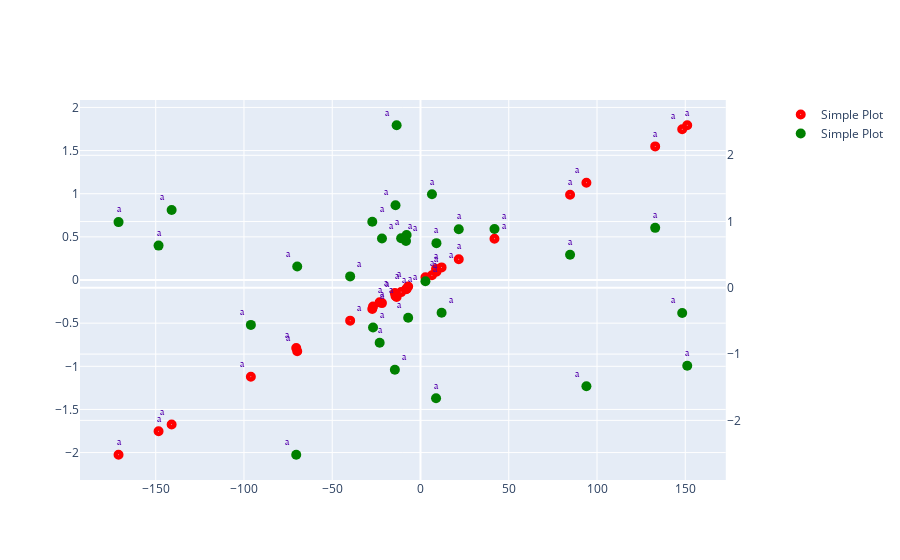

Write notebook code for a chart like this one.
### Code cell
fig = make_subplots(specs = [[{'secondary_y' : True}]])

fig.add_trace(go.Scatter(y = X[:, 0], 
                         x = y, mode = 'text+markers',
                         text = [('a')] * 30,
                         textposition = ['top left'] * 10 + ['top center'] * 10 + ['top right'] * 10,
                         textfont = {'color' : '#5603ad',
                                     'family' : 'Times New Roman',
                                     'size' : 10},
                         line = {'width' : 2, 
                                 'color' : 'green', 
                                  },
                         marker = {'size' : 10,
                                    'opacity' : 1,
                                     'color' : 'red', 
                                     'symbol' : 'circle-dot'},
                         name = 'Simple Plot'), secondary_y = False)
fig.add_trace(go.Scatter(y = X[:, 1], 
                         x = y, mode = 'text+markers',
                         text = [('a')] * 30,
                         textposition = ['top left'] * 10 + ['top center'] * 10 + ['top right'] * 10,
                         textfont = {'color' : '#5603ad',
                                     'family' : 'Times New Roman',
                                     'size' : 10},
                         line = {'width' : 2, 
                                 'color' : 'green', 
                                  },
                         marker = {'size' : 10,
                                    'opacity' : 1,
                                     'color' : 'green', 
                                     'symbol' : 'circle'},
                         name = 'Simple Plot'), secondary_y = True)

### Figure 1 — Plotly figure (JSON) as saved in the notebook; plotly's stock layout.template omitted (floating-point values rounded to 4 significant figures)
{"data": [{"line": {"color": "green", "width": 2}, "marker": {"color": "red", "opacity": 1, "size": 10, "symbol": "circle-dot"}, "mode": "text+markers", "name": "Simple Plot", "text": ["a", "a", "a", "a", "a", "a", "a", "a", "a", "a", "a", "a", "a", "a", "a", "a", "a", "a", "a", "a", "a", "a", "a", "a", "a", "a", "a", "a", "a", "a"], "textfont": {"color": "#5603ad", "family": "Times New Roman", "size": 10}, "textposition": ["top left", "top left", "top left", "top left", "top left", "top left", "top left", "top left", "top left", "top left", "top center", "top center", "top center", "top center", "top center", "top center", "top center", "top center", "top center", "top center", "top right", "top right", "top right", "top right", "top right", "top right", "top right", "top right", "top right", "top right"], "type": "scatter", "x": [-141.0, -7.868, -14.15, -96.09, -6.984, -13.52, -69.83, -70.4, 93.99, 148.3, -23.13, 8.815, 133.0, 21.68, 9.035, -171.1, -148.4, 6.499, 84.74, 151.1, 11.96, 41.91, -27.31, -39.85, -14.52, -10.96, -8.205, 2.805, -26.88, -21.83], "xaxis": "x", "y": [-1.674, -0.1046, -0.1852, -1.121, -0.07517, -0.1961, -0.8254, -0.7888, 1.127, 1.748, -0.2591, 0.129, 1.549, 0.2413, 0.0959, -2.025, -1.753, 0.05489, 0.9881, 1.794, 0.1462, 0.479, -0.3361, -0.4709, -0.1518, -0.1402, -0.1072, 0.03146, -0.3067, -0.2678], "yaxis": "y"}, {"line": {"color": "green", "width": 2}, "marker": {"color": "green", "opacity": 1, "size": 10, "symbol": "circle"}, "mode": "text+markers", "name": "Simple Plot", "text": ["a", "a", "a", "a", "a", "a", "a", "a", "a", "a", "a", "a", "a", "a", "a", "a", "a", "a", "a", "a", "a", "a", "a", "a", "a", "a", "a", "a", "a", "a"], "textfont": {"color": "#5603ad", "family": "Times New Roman", "size": 10}, "textposition": ["top left", "top left", "top left", "top left", "top left", "top left", "top left", "top left", "top left", "top left", "top center", "top center", "top center", "top center", "top center", "top center", "top center", "top center", "top center", "top center", "top right", "top right", "top right", "top right", "top right", "top right", "top right", "top right", "top right", "top right"], "type": "scatter", "x": [-141.0, -7.868, -14.15, -96.09, -6.984, -13.52, -69.83, -70.4, 93.99, 148.3, -23.13, 8.815, 133.0, 21.68, 9.035, -171.1, -148.4, 6.499, 84.74, 151.1, 11.96, 41.91, -27.31, -39.85, -14.52, -10.96, -8.205, 2.805, -26.88, -21.83], "xaxis": "x", "y": [1.175, 0.7968, 1.246, -0.5593, -0.4526, 2.453, 0.3229, -2.519, -1.486, -0.3799, -0.8293, -1.667, 0.9047, 0.8847, 0.6744, 0.992, 0.6374, 1.411, 0.4986, -1.175, -0.3749, 0.8866, 0.9968, 0.1728, -1.236, 0.7475, 0.706, 0.09862, -0.5997, 0.7433], "yaxis": "y2"}], "layout": {"xaxis": {"anchor": "y", "domain": [0, 0.94]}, "yaxis": {"anchor": "x", "domain": [0, 1]}, "yaxis2": {"anchor": "x", "overlaying": "y", "side": "right"}}}
